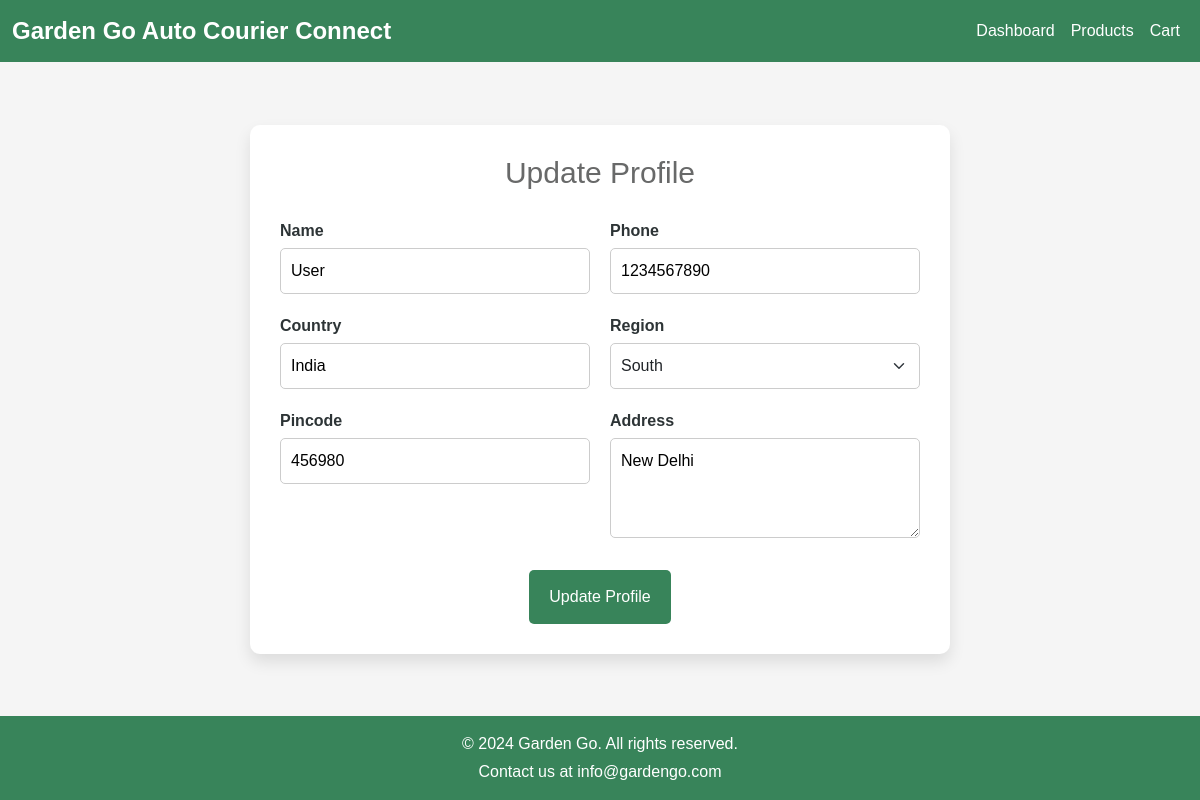
Screenshot of /profile/3 (signed in) with the database file from the repository.
### models.py (models this page shows, shortened)
class User(db.Model, UserMixin):
    __tablename__ = 'users'
    user_id = db.Column(db.Integer, primary_key=True)
    name = db.Column(db.String(150), nullable=False)
    email = db.Column(db.String(150), unique=True, nullable=False)
    password_hash = db.Column(db.String(256), nullable=False)
    role = db.Column(db.String(50), nullable=False)
    created_at = db.Column(db.DateTime, default=datetime.utcnow)
    profile_updated_at = db.Column(db.DateTime)
    last_login = db.Column(db.DateTime)
    address = db.Column(db.String(300))
    phone_number = db.Column(db.String(15))
    pincode = db.Column(db.String(10))
    region = db.Column(db.String(50))
    country = db.Column(db.String(50), default="India")
    vehicle_info = db.Column(db.String(150))
    vehicle_number = db.Column(db.String(50))
    orders = db.relationship('Order', foreign_keys='Order.user_id', back_populates='user')  # Updated
    assigned_orders = db.relationship('Order', foreign_keys='Order.assigned_to', back_populates='assigned_user')  # New relationship
    carts = db.relationship('Cart', back_populates='user')
    password_resets = db.relationship('PasswordReset', back_populates='user')
    subscriptions = db.relationship('Subscription', back_populates='user')
    def get_id(self):
        return str(self.user_id)

### app.py (the view, shortened to what this page needs)
@app.route('/profile/<int:user_id>', methods=['GET', 'POST'])
@login_required
def update_profile(user_id):
    user = User.query.get_or_404(user_id)
    if user != current_user and not current_user.is_admin:
        flash('You do not have permission to edit this profile.', 'info')
        return redirect(url_for('home'))
    form = ProfileUpdateForm(obj=user)
    referrer = request.args.get('next', request.referrer)
    return render_template('edit_profile.html', form=form, user=user, next=referrer)

### forms.py
class ProfileUpdateForm(FlaskForm):
    name = StringField('Name', validators=[DataRequired(), Length(min=2, max=150)])
    phone_number = StringField('Phone', validators=[DataRequired(), Length(min=10, max=15)])
    country = StringField('Country', validators=[Optional(), Length(max=100)])
    region = SelectField('Region', choices=[('East', 'East'), ('West', 'West'), ('North', 'North'), ('South', 'South')], validators=[Optional()])
    address = TextAreaField('Address', validators=[Length(max=250)])
    pincode = StringField('Pincode', validators=[Optional(), Length(min=6, max=10)])
    vehicle_info = StringField('Vehicle Info', validators=[Length(max=250)])
    vehicle_number = StringField('Vehicle Number', validators=[Length(max=50)])
    submit = SubmitField('Update Profile')

### app.py (called while the page is built)
@login_manager.user_loader
def load_user(user_id):
    return User.query.get(int(user_id))

@app.before_request
def update_last_login():
    if current_user.is_authenticated:
        current_user.last_login = datetime.utcnow()
        db.session.commit()

### templates/edit_profile.html (shortened to what this page needs)
{% extends "base.html" %} {% block css %}
<link
  rel="stylesheet"
  href="{{ url_for('static', filename='css/edit_profile.css') }}"
/>
{% endblock %} {% block content %}
<div class="update-profile-container">
  <form
    method="POST"
    action="{{ url_for('update_profile', user_id=user.user_id, next=next) }}"
    class="form-container"
  >
    <h2>Update Profile</h2>
    <div class="form-grid">
      <div class="form-group">
        <label for="name">Name</label>
        {{ form.name(class_="form-input", placeholder="Enter your name") }}
      </div>
      <div class="form-group">
        <label for="phone_number">Phone</label>
        {{ form.phone_number(class_="form-input", placeholder="Enter your phone number") }}
      </div>
      {% if current_user.role == 'Customer' %}
      <div class="form-group">
        <label for="country">Country</label>
        {{ form.country(class_="form-input", placeholder="Enter your country") }}
      </div>
      <div class="form-group">
        <label for="region">Region</label>
        {{ form.region(class_="form-select") }}
      </div>
      <div class="form-group">
        <label for="pincode">Pincode</label>
        {{ form.pincode(class_="form-input", placeholder="Enter your pincode") }}
      </div>
      <div class="form-group">
        <label for="address">Address</label>
        {{ form.address(class_="form-textarea", placeholder="Enter your address") }}
      </div>
      {% endif %}
    </div>
    <div class="form-actions">{{ form.submit(class_="btn-submit") }}</div>
  </form>
</div>
{% endblock %}

### static/css/base.css (style rules this page uses)
* { box-sizing: border-box; margin: 0; padding: 0; }
body { font-family: Arial, sans-serif; background-color: #f5f5f5; color: #2d3436; }

### static/css/edit_profile.css (style rules this page uses)
.update-profile-container { display: flex; justify-content: center; align-items: center; min-height: calc(100vh - 146px); }
.form-container { margin: 50px 20px; max-width: 700px; width: 100%; background: #ffffff; padding: 30px; border-radius: 10px; box-shadow: 0 8px 16px rgba(0, 0, 0, 0.1); display: flex; flex-direction: column; gap: 20px; }
.form-container h2 { font-size: 30px; color: #686969; text-align: center; }
.form-grid { display: grid; grid-template-columns: repeat(auto-fit, minmax(300px, 1fr)); gap: 20px; }
.form-group { display: flex; flex-direction: column; }
label { font-weight: bold; margin-bottom: 5px; display: block; }
.form-input, .form-select, .form-textarea { width: 100%; padding: 10px; border: 1px solid #ccc; border-radius: 5px; font-size: 16px; transition: border-color 0.3s; }
.form-textarea { min-height: 100px; resize: vertical; }
.form-actions { text-align: center; padding-top: 12px; }
.btn-submit { background: #38845A; color: #fff; padding: 15px 20px; font-size: 16px; border: none; border-radius: 5px; cursor: pointer; transition: background-color 0.3s; }

### rows the page displays
User: name "User", phone_number "1234567890", country "India", region "South", pincode "456980", address "New Delhi"
